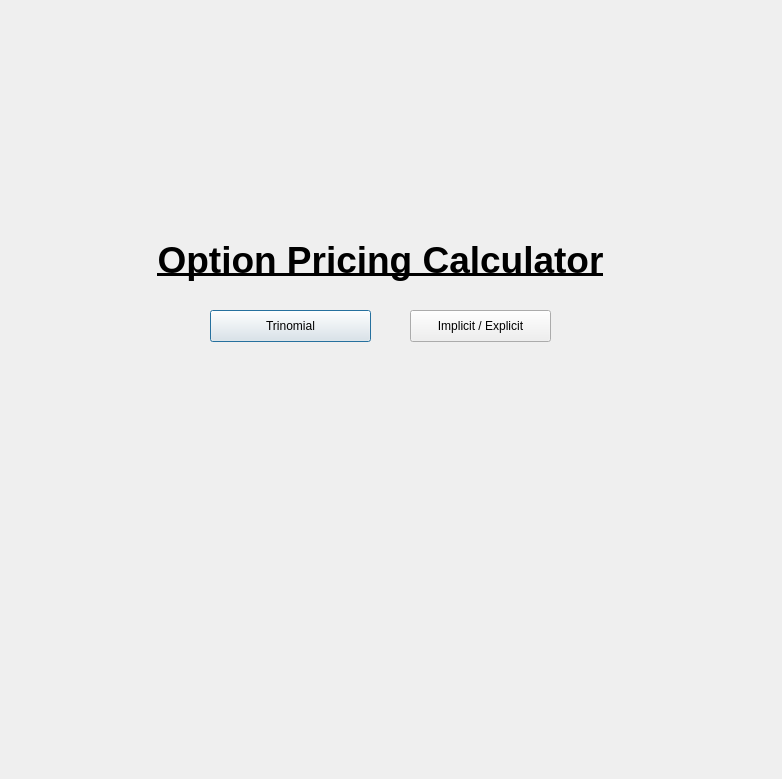
<?xml version="1.0" encoding="UTF-8"?>
<ui version="4.0">
 <class>Dialog</class>
 <widget class="QDialog" name="Dialog">
  <property name="geometry">
   <rect>
    <x>0</x>
    <y>0</y>
    <width>782</width>
    <height>779</height>
   </rect>
  </property>
  <property name="windowTitle">
   <string>Dialog</string>
  </property>
  <widget class="QLabel" name="Title_2">
   <property name="geometry">
    <rect>
     <x>80</x>
     <y>230</y>
     <width>601</width>
     <height>61</height>
    </rect>
   </property>
   <property name="text">
    <string>&lt;html&gt;&lt;head/&gt;&lt;body&gt;&lt;p align=&quot;center&quot;&gt;&lt;span style=&quot; font-size:28pt; font-weight:600; text-decoration: underline;&quot;&gt;Option Pricing Calculator&lt;/span&gt;&lt;/p&gt;&lt;/body&gt;&lt;/html&gt;</string>
   </property>
  </widget>
  <widget class="QPushButton" name="Trinomial_page">
   <property name="geometry">
    <rect>
     <x>210</x>
     <y>310</y>
     <width>161</width>
     <height>32</height>
    </rect>
   </property>
   <property name="text">
    <string>Trinomial</string>
   </property>
  </widget>
  <widget class="QPushButton" name="Implicit_Explicit_page">
   <property name="geometry">
    <rect>
     <x>410</x>
     <y>310</y>
     <width>141</width>
     <height>32</height>
    </rect>
   </property>
   <property name="text">
    <string>Implicit / Explicit</string>
   </property>
  </widget>
 </widget>
 <resources/>
 <connections/>
</ui>
